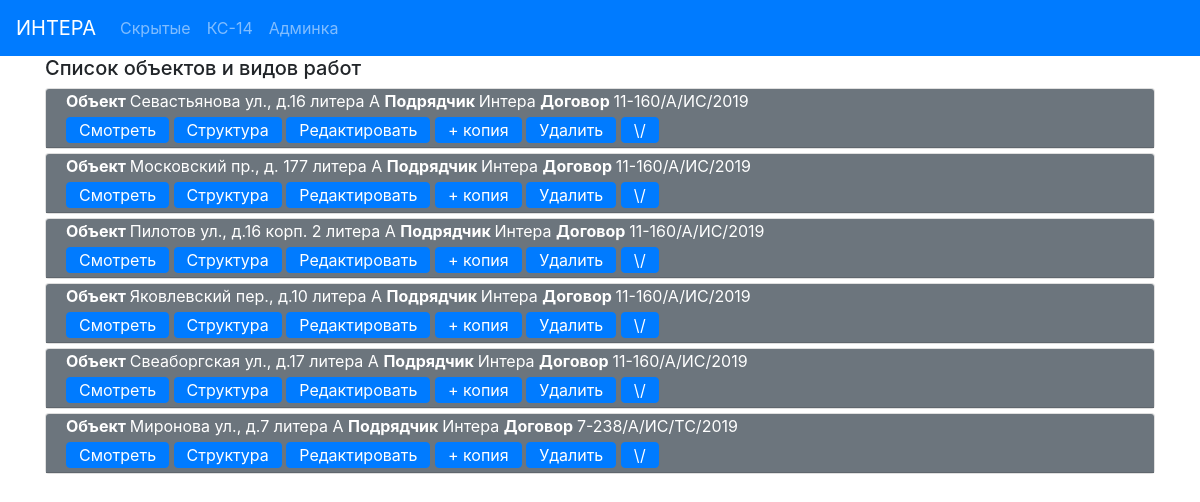
Page /ks14base/ on the earlier database version.
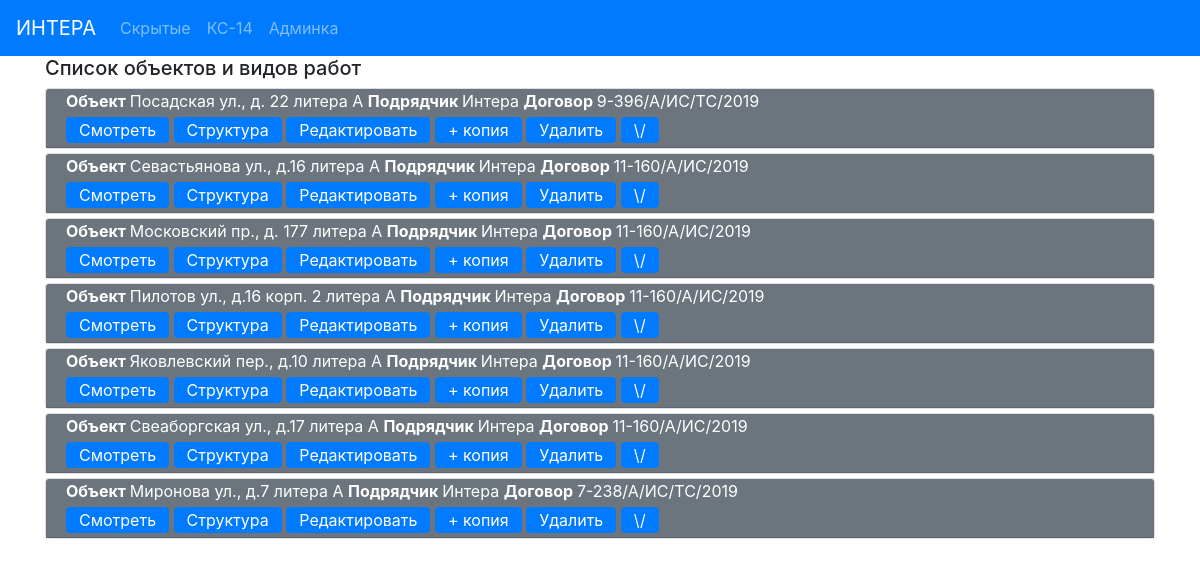
Same page on the later database version.
### ks14base/models.py (models this page shows, shortened)
class ObjectCommon (models.Model):
    address = models.CharField(max_length = 100, verbose_name = 'Адрес')
    district_prepositional = models.CharField(max_length = 30, verbose_name = 'Район (предл падеж)')
    district_genitive = models.CharField(max_length = 30, verbose_name = 'Район (род падеж)')
    contract_number = models.CharField(max_length=40, verbose_name = '№ Контракта')
    contract_date = models.CharField(max_length=20, verbose_name= 'Дата контракта')
    contractor = models.CharField(max_length=20, verbose_name='Подрядчик без кавычек')
    contractor_address = models.CharField(max_length = 100, verbose_name='Адрес подрядчика')
    contractor_OKPO = models.CharField(max_length=8, verbose_name='ОКПО подрядчика')
    contractor_delegate = models.CharField(max_length = 20, verbose_name= 'Предст. подр.')
    contractor_delegate_genitive = models.CharField(max_length=50, verbose_name='Предст. подр.(род падеж)')
    UK_full = models.CharField(max_length=120, verbose_name='УК полное')
    UK_delegate = models.CharField(max_length = 20, verbose_name= 'Предст. УК')
    UK_delegate_genitive = models.CharField(max_length=50, verbose_name='Предст. УК (род падеж)')
    UK_position_genitive = models.CharField(max_length=100, verbose_name='Должность Предст. УК (род падеж)')
    UK_decree_genitive = models.CharField(max_length=100, verbose_name='Основание УК (род падеж)')
    supervisor_OSK_number = models.CharField(max_length=2, verbose_name='инженера ОСК№')
    supervisor_delegate = models.CharField(max_length = 20, verbose_name= 'Технадзор')
    supervisor_delegate_genitive = models.CharField(max_length=50, verbose_name='Технадзор (род падеж)')
    supervisor_decree_genitive = models.CharField(max_length=40, verbose_name = 'Основание заказчика (род падеж')
    supervisor_decree_dative = models.CharField(max_length=40, verbose_name = 'Основание заказчика (дательн падеж')
    administration_order = models.CharField(max_length=100, verbose_name = 'по распоряжению администр.',
                                            blank = True)
    owner_delegate_position = models.CharField(max_length=150, verbose_name='Должность предст. собственника',
                                               blank=True)
    owner_delegate = models.CharField(max_length=30, verbose_name= 'Представитель Собственника', blank = True)
    owner_delegate_genitive = models.CharField(max_length = 30, verbose_name='Предст. Собственника (род падеж)',
                                               blank=True)
    owner_delegate_decree = models.CharField(max_length=100, verbose_name='Основание предст. собств.', blank = True)
    owner_delegate_decree_genitive = models.CharField(max_length=100, verbose_name='Основание предст. собств. (род. падеж)',
                                                      blank=True)
    administration_delegate_position = models.CharField(max_length = 150, verbose_name= 'Должн. предст. адм.')
    administration_delegate_decree = models.CharField(max_length = 50, verbose_name= 'Основание предст. адм.')
    administration_delegate = models.CharField(max_length = 20, verbose_name= 'Предст. Адм.')
    acts = models.ManyToManyField('ActSpecific', blank=True, related_name='object_common')
    class Meta:
        verbose_name = 'Информация объекта '
        verbose_name_plural = 'Информация объекта '
    def get_edit_url(self):
        return reverse('ks14_object_edit_url', kwargs={'pk': self.pk})

### ks14base/views.py (the view)
# urls.py: path('', ks14_list, name='ks14_list_url'),
def ks14_list(request):
    objs = ObjectCommon.objects.order_by("-id")
    return render(request, 'ks14base/ks14list.html',
                  context={'objects': objs})

### ks14base/templates/ks14base/ks14list.html (shortened to what this page needs)
{% extends 'base.html' %}
{% block mycontent %}
    <div class="container">
        <h5>Список объектов и видов работ</h5>
    </div>
    <div class="container">
    {% for obj in objects %}
        <div class="card my-1">
            <div class="card-header text-white bg-secondary py-0 ">
                <p class="my-0"><b>Объект </b> {{ obj.address }} <b>Подрядчик </b> {{ obj.contractor }} <b>Договор </b> {{ obj.contract_number }}</p>
                    <a href="{% url 'ks14_object_detail_url' obj.pk %}" class="btn btn-primary my-1 py-0">Смотреть</a>
                    <a href="{% url 'ks14_object_edit_structure_url' obj.pk %}" class="btn btn-primary my-1 py-0">Структура</a>
                    <a href="{{ obj.get_edit_url }}" class="btn btn-primary  my-1 py-0">Редактировать</a>
                    <a href="{% url 'ks14_copy_url' obj.pk %}" class="btn btn-primary  my-1 py-0">+ копия</a>
                    <a href="{% url 'ks14_delete_url' obj.pk %}" class="btn btn-primary  my-1 py-0">Удалить</a>
                <a class="btn btn-primary my-1 py-0" data-toggle="collapse" href="#collapseExample{{ obj.pk }}" role="button" aria-expanded="false" aria-controls="collapseExample{{ obj.pk }}">
                   \/
                </a>
            </div>
        </div>
    {% endfor %}
    </div>
{% endblock %}

Differences in the rows shown:
added ObjectCommon: address "Посадская ул., д. 22 литера А", contractor "Интера", contract_number "9-396/А/ИС/ТС/2019"
